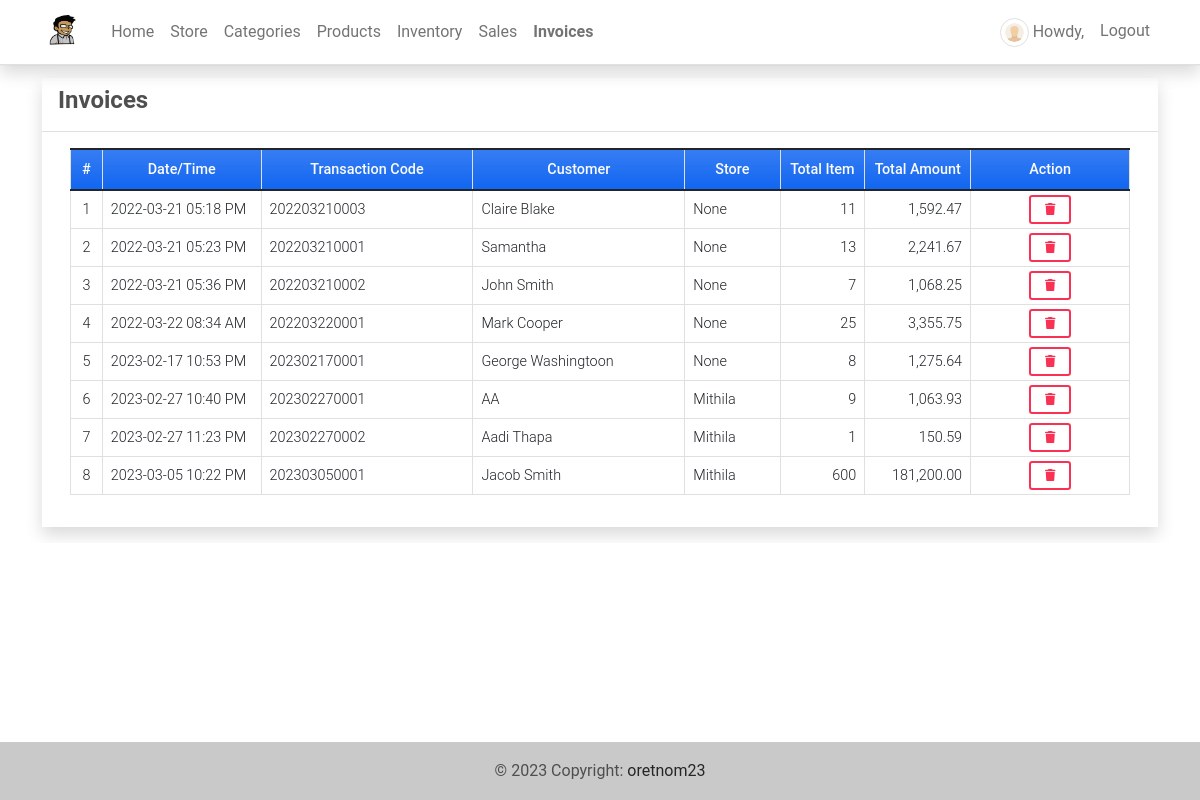
Page /invoices (signed in) on the earlier database version.
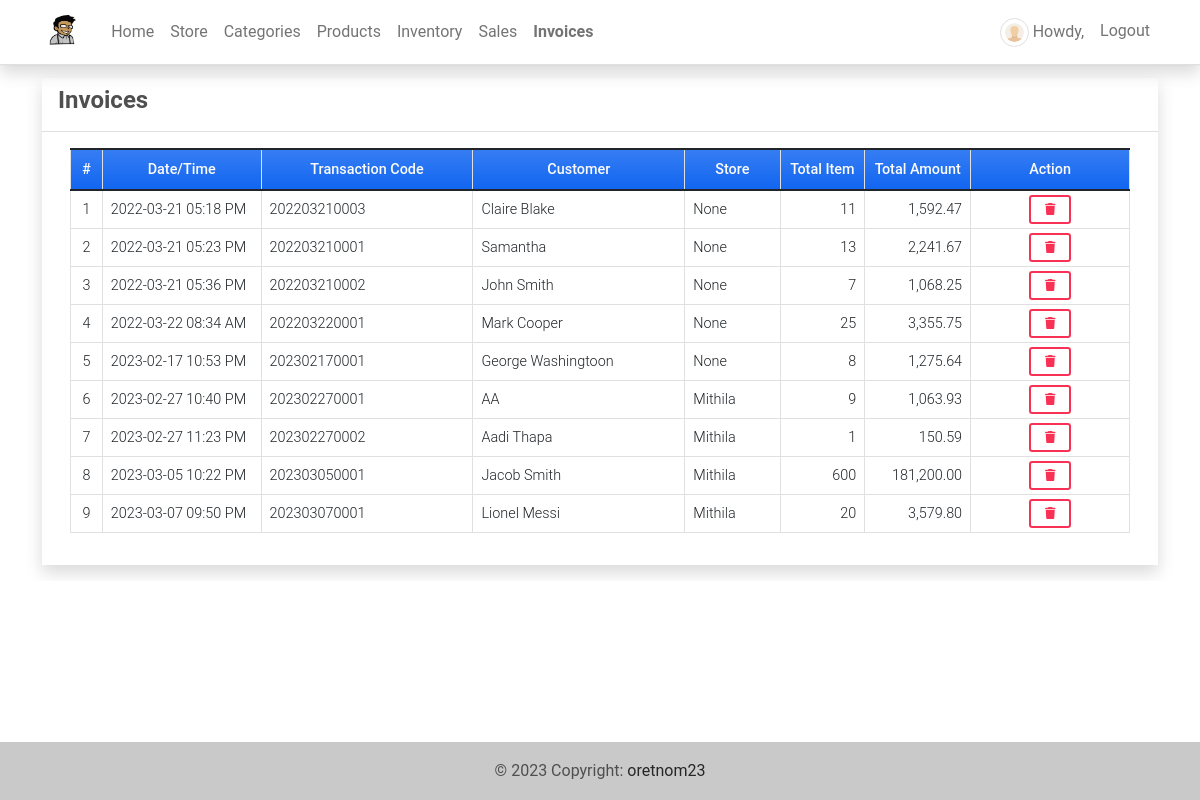
Same page on the later database version.
### imsApp/models.py (models this page shows, shortened)
class Invoice(models.Model):
    transaction = models.CharField(max_length = 250)
    customer = models.CharField(max_length = 250)
    total = models.FloatField(default= 0)
    store = models.ForeignKey(Store, on_delete=models.CASCADE,blank=True, null=True)
    date_created = models.DateTimeField(default=timezone.now)
    date_updated = models.DateTimeField(auto_now=True)
    def item_count(self):
        return Invoice_Item.objects.filter(invoice = self).aggregate(Sum('quantity'))['quantity__sum']

class Store(models.Model):
    name = models.CharField(max_length=250)
    address = models.TextField()
    category = models.ForeignKey(Category, on_delete=models.CASCADE)
    products = models.ManyToManyField(Product, through='StoreProduct')
    date_created = models.DateTimeField(default=timezone.now)
    date_updated = models.DateTimeField(auto_now=True)
    owner = models.OneToOneField(User, default=1,on_delete=models.CASCADE ,blank=True, null=True)
    def __str__(self):
        return self.name

### imsApp/auth.py (the view)
    def wrapper_function(request,*args,**kwargs):
        if request.user.is_superuser:
            return view_function(request,*args,**kwargs)
        else:
            return redirect('home-page')

### imsApp/auth.py (called while the page is built)
def admin_only(view_function):
    def wrapper_function(request,*args,**kwargs):
        if request.user.is_superuser:
            return view_function(request,*args,**kwargs)
        else:
            return redirect('home-page')
    return wrapper_function

### imsApp/views.py (called while the page is built)
@admin_only
@login_required
def invoices(request):
    invoice =  Invoice.objects.all()
    context['page_title'] = 'Invoices'
    context['invoices'] = invoice
    return render(request, 'invoices.html', context)

### imsApp/templates/invoices.html (shortened to what this page needs)
{% extends 'base.html' %} {% load humanize %} {% block pageContent %}
<div class="col-lg-12 col-md-12 col-sm-12 col-xs-12">
    <div class="card card-default rounded-0 shadow ">
        <div class="card-header">
            <div class="d-flex w-100 align-items-center justify-content-between">
                <h4 class="card-title fw-bold">Invoices</h4>
            </div>
        </div>
        <div class="card-body">
            <div class="container-fluid">
                <table class="table table-bordered" id="invoice-list">
                    <colgroup>
                        {% if request.user.is_superuser %}
                        <col width="3%">
                        <col width="15%">
                        <col width="20%">
                        <col width="20%">
                        <col width="9%">
                        <col width="8%">
                        <col width="10%">
                        <col width="15%">
                        {% endif %}
                    </colgroup>
                    <thead>
                        <tr class="bg-gradient bg-primary bg-opacity-50 text-light">
                            {% if request.user.is_superuser %}
                            <th class="px-2 py-2 text-center">#</th>
                            <th class="px-2 py-2 text-center">Date/Time</th>
                            <th class="px-2 py-2 text-center">Transaction Code</th>
                            <th class="px-2 py-2 text-center">Customer</th>
                            <th class="px-2 py-2 text-center">Store</th>
                            <th class="px-2 py-2 text-center">Total Item</th>
                            <th class="px-2 py-2 text-center">Total Amount</th>
                            <th class="px-2 py-2 text-center">Action</th>
                            {% endif %}
                        </tr>
                    </thead>
                    <tbody>
                        {% for invoice in invoices %}
                        <tr>
                            {% if request.user.is_superuser %}
                            <td class="px-2 py-1 align-middle text-center">{{ forloop.counter }}</td>
                            <td class="px-2 py-1 align-middle">{{ invoice.date_created|date:"Y-m-d h:i A" }}</td>
                            <td class="px-2 py-1 align-middle">{{ invoice.transaction }}</td>
                            <td class="px-2 py-1 align-middle">{{ invoice.customer }}</td>
                            <td class="px-2 py-1 align-middle">{{ invoice.store }}</td>
                            <td class="px-2 py-1 align-middle text-end">{{ invoice.item_count|floatformat:0|intcomma }}</td>
                            <td class="px-2 py-1 align-middle text-end">{{ invoice.total|floatformat:2|intcomma }}</td>
                            <td class="px-2 py-1 align-middle text-center">
                                <button class="btn btn-outline-danger btn-sm delete-data" type="button" data-id="{{ invoice.pk }}" title="Delete">
                                    <i class="fa fa-trash"></i>
                                </button>
                            </td>
                            {% endif %}
                        </tr>
                        {% endfor %}
                    </tbody>
                </table>
            </div>
        </div>
    </div>
</div>
{% endblock pageContent %}

Differences in the rows shown:
added Invoice: date_created "2023-03-07 09:50 PM", transaction "202303070001", customer "Lionel Messi", store "Mithila", item_count "20", total "3,579.80"
